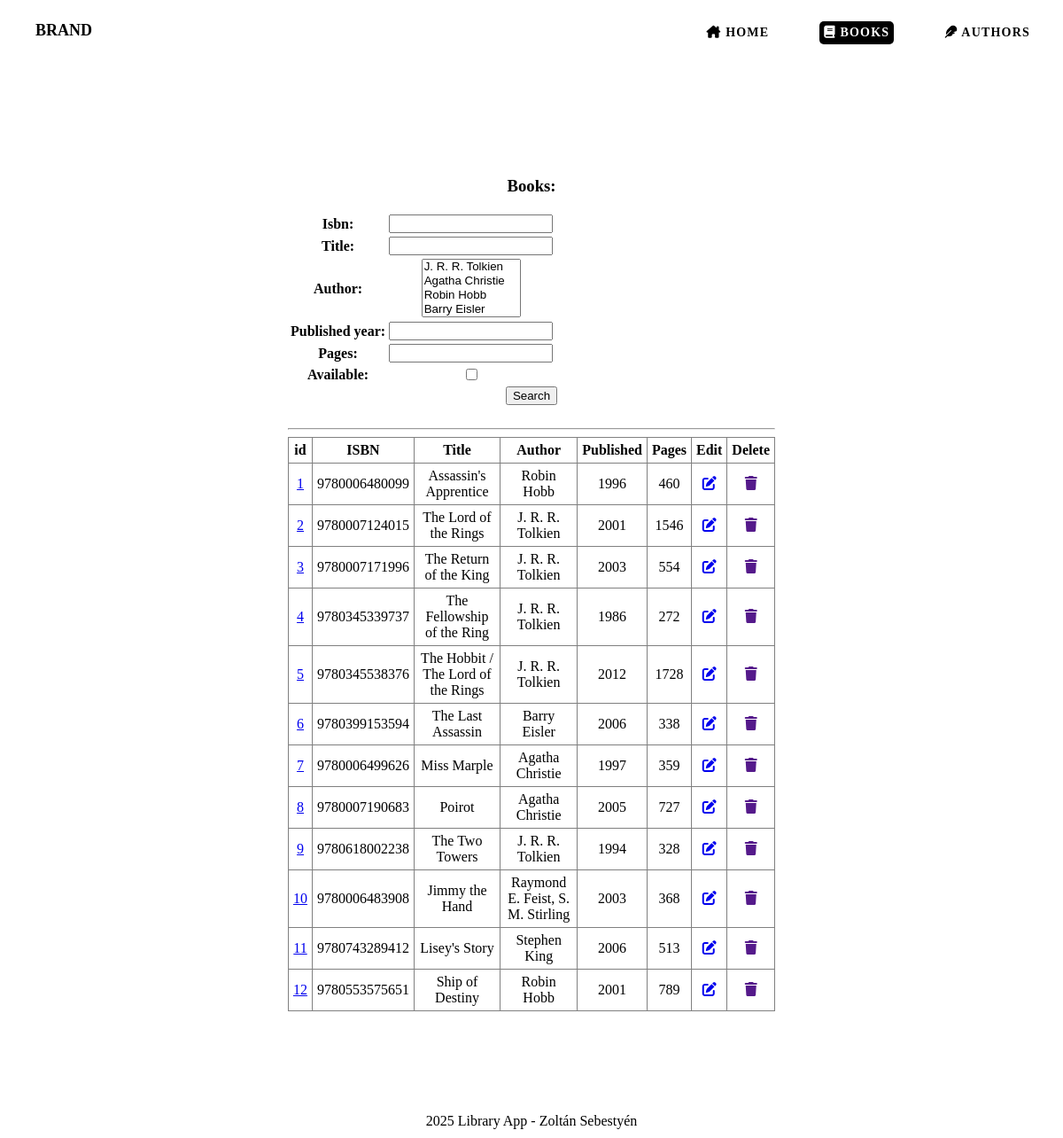
Screenshot of /library_application/books with the database file from the repository.
### library_application/models.py (models this page shows, shortened)
class Book(models.Model):
    isbn = models.CharField(max_length=13, unique=True)
    title = models.CharField(max_length=200)
    author = models.ManyToManyField(Author, related_name="books")
    published_year = models.IntegerField()
    pages = models.IntegerField()
    cover_image = models.ImageField(upload_to='covers/', blank=True, null=True)
    available = models.BooleanField()

class Author(models.Model):
    name = models.CharField(max_length=100)
    birth_date = models.DateField()
    birth_place = models.CharField(max_length=50)
    nationality = models.CharField(max_length=50)
    decease_date = models.DateField(blank=True, null=True)
    decease_place = models.CharField(max_length=50, blank=True, null=True)
    def __str__(self):
        return f"{self.name}"

### library_application/views.py (the view, shortened to what this page needs)
# urls.py: path("books", views.get_books, name="book_list"),
def get_books(request):
    books = Book.objects.all()
    form = BookForm(request.GET or None)
    context = {
        'form': form,
        'books': books
    }
    return render(request, 'books.html', context)

### library_application/forms.py
class BookForm(forms.ModelForm):
    class Meta:
        model = Book
        fields = '__all__'
        exclude = ['cover_image']

### library_application/templates/books.html (shortened to what this page needs)
{% load static %}
{% include "header.html" %}
        <main>
            <div class="main-content">
                <h3>Books:</h3>
                <form method="get">
                <table>
                    {{ form.as_table }}
                </table>
                    <input type="submit" value="Search">
                </form>
                <br>
                <hr>
                {% if books %}
                <table class="books">
                    <tr>
                        <th>id</th>
                        <th>ISBN</th>
                        <th>Title</th>
                        <th>Author</th>
                        <th>Published</th>
                        <th>Pages</th>
                        <th>Edit</th>
                        <th>Delete</th>
                    </tr>
                    {% for book in books %}
                        <tr>
                            <td><a href="{% url 'book_details' book_id=book.id %}">{{ book.id }}</a></td>
                            <td>{{ book.isbn }}</td>
                            <td>{{ book.title }}</td>
                            <td>
                                {% if book.author %}
                                    {{ book.author.all|join:", " }}
                                {% else %}
                                    -
                                {% endif %}
                            </td>
                            <td>{{ book.published_year }}</td>
                            <td>{{ book.pages }}</td>
                            <td><a href="{% url 'book_update' book_id=book.id %}"><i class="fa-solid fa-pen-to-square"></i></a></td>
                            <td><a href=""><i class="fa-solid fa-trash"></i></a></td>
                        </tr>
                    {% endfor %}
                </table>
                {% else %}
                <p>No books.</p>
                {% endif %}
            </div>
        </main>
        {% include "footer.html" %}
    </body>
</html>

### library_application/static/css/styles.css (style rules this page uses)
* { box-sizing: border-box; }
html { margin: 0; padding: 0; width: 100%; height: 100vh; }
body { margin: 0; padding: 0; width: 100%; height: 100vh; font-family: Poppins; font-weight: 400; background: url(../img/library-background.jpg); background-position: center; background-size: cover; }
main { min-height: 80vh; width: 100vw; }
.main-content { margin: 80px auto; padding: 25px; border-radius: 15px; background-color: rgba(255,255,255,0.4); width: 50%; text-align: center; }
.books, .authors { margin: 0 auto; }
.books, .books th, .books td, .books, .books th, .books td, .authors, .authors th, .authors td, .authors, .authors th, .authors td { border: 1px solid grey; border-collapse: collapse; padding: 5px; background-color: rgba(255,255,255,0.5); }
.books tr td:nth-child(2) { text-align: right; }

### rows the page displays
Book: id "1", isbn "9780006480099", title "Assassin's Apprentice", author.all "Robin Hobb", published_year "1996", pages "460"
Book: id "2", isbn "9780007124015", title "The Lord of the Rings", author.all "J. R. R. Tolkien", published_year "2001", pages "1546"
Book: id "3", isbn "9780007171996", title "The Return of the King", author.all "J. R. R. Tolkien", published_year "2003", pages "554"
Book: id "4", isbn "9780345339737", title "The Fellowship of the Ring", author.all "J. R. R. Tolkien", published_year "1986", pages "272"
Book: id "5", isbn "9780345538376", title "The Hobbit / The Lord of the Rings", author.all "J. R. R. Tolkien", published_year "2012", pages "1728"
Book: id "6", isbn "9780399153594", title "The Last Assassin", author.all "Barry Eisler", published_year "2006", pages "338"
Book: id "7", isbn "9780006499626", title "Miss Marple", author.all "Agatha Christie", published_year "1997", pages "359"
Book: id "8", isbn "9780007190683", title "Poirot", author.all "Agatha Christie", published_year "2005", pages "727"
Book: id "9", isbn "9780618002238", title "The Two Towers", author.all "J. R. R. Tolkien", published_year "1994", pages "328"
Book: id "10", isbn "9780006483908", title "Jimmy the Hand", author.all "Raymond E. Feist, S. M. Stirling", published_year "2003", pages "368"
Book: id "11", isbn "9780743289412", title "Lisey's Story", author.all "Stephen King", published_year "2006", pages "513"
Book: id "12", isbn "9780553575651", title "Ship of Destiny", author.all "Robin Hobb", published_year "2001", pages "789"
